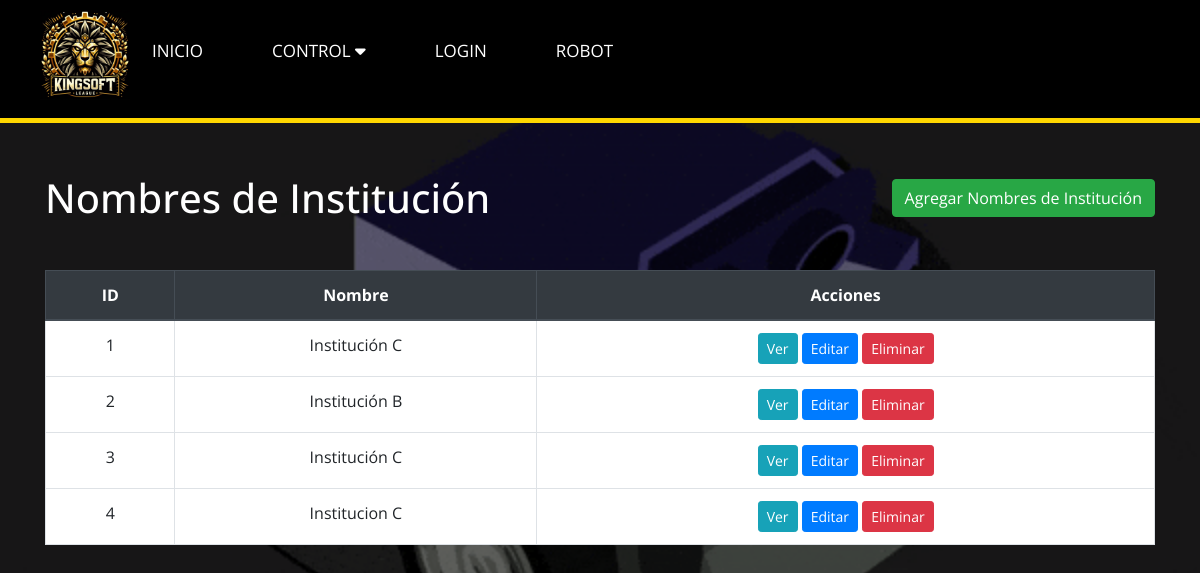
The page /Versión_1/Diseño/NombreInstitucionView.php on the database its author committed.
### tables this page shows
CREATE TABLE `nombre_institucion` (
  `id` int(11) NOT NULL,
  `nombre` varchar(100) DEFAULT NULL
);

### Versión_1/Diseño/NombreInstitucionController.php (called while the page is built, shortened)
<?php
require_once 'NombreInstitucionModel.php';
class NombreInstitucionController {
    private $model;
    public function __construct($db) {
        $this->model = new NombreInstitucionModel($db);
    }
    public function getAllNombresInstitucion() {
        return $this->model->getAllNombresInstitucion();
    }
}
?>

### Versión_1/Diseño/NombreInstitucionModel.php (called while the page is built, shortened)
<?php
class NombreInstitucionModel {
    private $conn;
    public function __construct($db) {
        $this->conn = $db;
    }
    public function getAllNombresInstitucion() {
        $query = "SELECT * FROM nombre_institucion";
        $stmt = $this->conn->prepare($query);
        $stmt->execute();
        return $stmt;
    }
}
?>

### Versión_1/Diseño/NombreInstitucionView.php (the view, shortened to what this page needs)
<?php
require_once 'NombreInstitucionController.php';
$db = new PDO('mysql:host=localhost;dbname=datosks', 'root', '');
$controller = new NombreInstitucionController($db);
$nombres_institucion = $controller->getAllNombresInstitucion();
?>
<!DOCTYPE html>
<html lang="en">
<head>
    <link rel="stylesheet" href="https://maxcdn.bootstrapcdn.com/bootstrap/4.5.2/css/bootstrap.min.css">
</head>
<body>
<?php
    include 'navegador.php'
    ?>
<div class="container">
        <div class="d-flex justify-content-between align-items-center mb-4">
            <h1 class="mt-4 mb-4">Nombres de Institución</h1>
            <a href="agregar_club.php" class="btn btn-success">Agregar Nombres de Institución</a>
        </div>
        <table class="table table-bordered">
            <thead class="thead-dark">
                <tr>
                    <th>ID</th>
                    <th>Nombre</th>
                    <th>Acciones</th>
                </tr>
            </thead>
            <tbody>
                <?php while ($nombre_institucion = $nombres_institucion->fetch(PDO::FETCH_ASSOC)) : ?>
                    <tr>
                        <td><?php echo $nombre_institucion['id']; ?></td>
                        <td><?php echo $nombre_institucion['nombre']; ?></td>
                        <td>
                            <a href="vernombre.php?id=<?php echo $nombre_institucion['id']; ?>" class="btn btn-info btn-sm">Ver</a>
                            <a href="editarnombre.php?id=<?php echo $nombre_institucion['id']; ?>" class="btn btn-primary btn-sm">Editar</a>
                            <a href="eliminarnombre.php?id=<?php echo $nombre_institucion['id']; ?>" class="btn btn-danger btn-sm">Eliminar</a>
                        </td>
                    </tr>
                <?php endwhile; ?>
            </tbody>
        </table>
    </div>
</body>
</html>

### Versión_1/Diseño/stylelogin.css (style rules this page uses)
* { padding: 0; margin: 0; box-sizing: border-box; font-family: 'Open Sans', sans-serif; }
html { scroll-behavior: smooth; }

### Versión_1/Diseño/NombreInstitucionView.php (style rules this page uses)
.table { background-color:white; }
.container { margin-top: 150px; text-align: center; }
h1 { color:white; }

### rows shown on the page
nombre_institucion: id "1", nombre "Institución C"
nombre_institucion: id "2", nombre "Institución B"
nombre_institucion: id "3", nombre "Institución C"
nombre_institucion: id "4", nombre "Institucion C"
